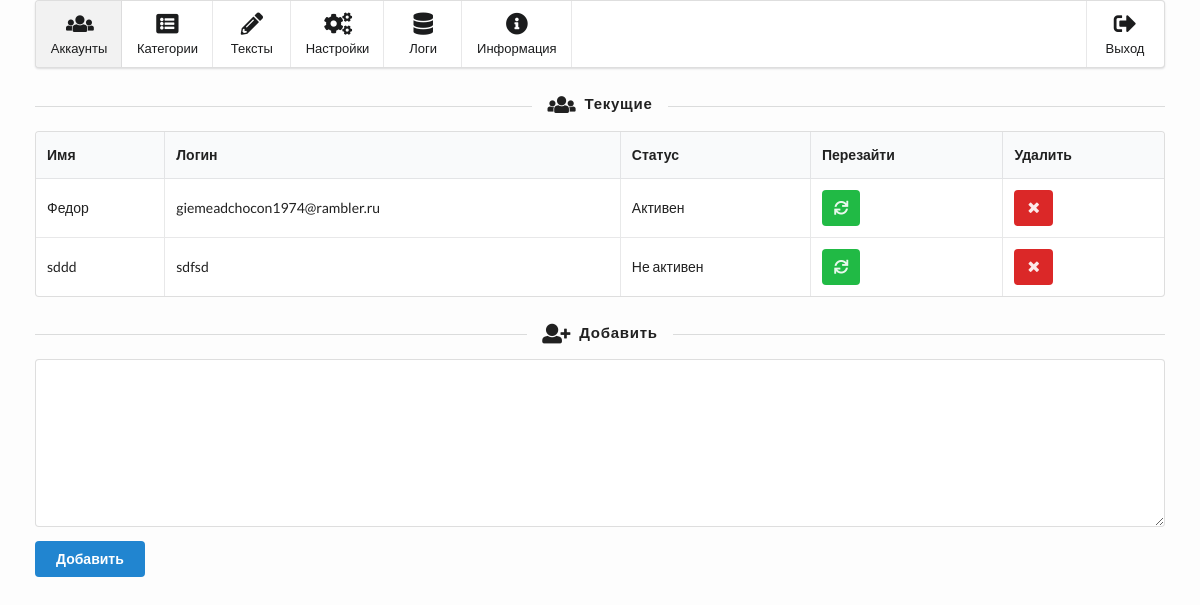
Page /accounts (signed in) on the committed database.
### tables this page shows
CREATE TABLE accounts (id INTEGER PRIMARY KEY AUTOINCREMENT, name VARCHAR (255), login VARCHAR (255) UNIQUE, password VARCHAR (255), sessid VARCHAR (255), status BOOLEAN (1));

### classes/DB.class.php (called while the page is built)
<?php
class DB
{
	static private $connect = null;
	static public function connect()
	{
		if (null === self::$connect) {
			self::$connect = new PDO('sqlite:'.DATABASES.'/database.db') ;
		}
		return self::$connect;
	}
}

### public/pages/back/accounts.php (called while the page is built, shortened)
<?php
$sql = "SELECT id, name, login, status FROM accounts";
$accounts = DB::connect()->query($sql)->fetchAll(PDO::FETCH_OBJ);

### public/pages/front/accounts.php (the view, shortened to what this page needs)
<?php if ($accounts): ?>
<h4 class="ui horizontal divider header"><i class="users icon"></i>Текущие</h4>
<table class="ui single line celled table">
	<thead>
		<tr>
			<th>Имя</th>
			<th>Логин</th>
			<th>Статус</th>
			<th>Перезайти</th>
			<th>Удалить</th>
		</tr>
	</thead>
	<tbody>
		<?php foreach ($accounts as $account): ?>
		<tr>
			<td><?php echo $account->name; ?></td>
			<td><?php echo $account->login; ?></td>
			<td><?php echo $account->status ? 'Активен' : 'Не активен'; ?></td>
			<td>
				<form action="" method="post">
					<button type="submit" class="ui positive icon button">
						<i class="refresh icon"></i>
					</button>
				</form>
			</td>
			<td>
				<form action="" method="post">
					<button type="submit" class="ui negative icon button">
						<i class="remove icon"></i>
					</button>
				</form>
			</td>
		</tr>
		<?php endforeach; ?>
	</tbody>
</table>
<?php endif; ?>
<h4 class="ui horizontal divider header"><i class="add user icon"></i>Добавить</h4>
<form class="ui form success" action="" method="post">
	<div class="field">
		<textarea name="accounts"></textarea>
	</div>
	<button type="submit" class="ui primary submit button">Добавить</button>
</form>

### public/style.css (style rules this page uses)
html, body { background-color: #fdfdfd; }
body { padding: 0 35px 0px 35px; }

### rows in the picture
accounts: name "Федор", login "giemeadchocon1974@rambler.ru", status "Активен"
accounts: name "sddd", login "sdfsd", status "Не активен"
